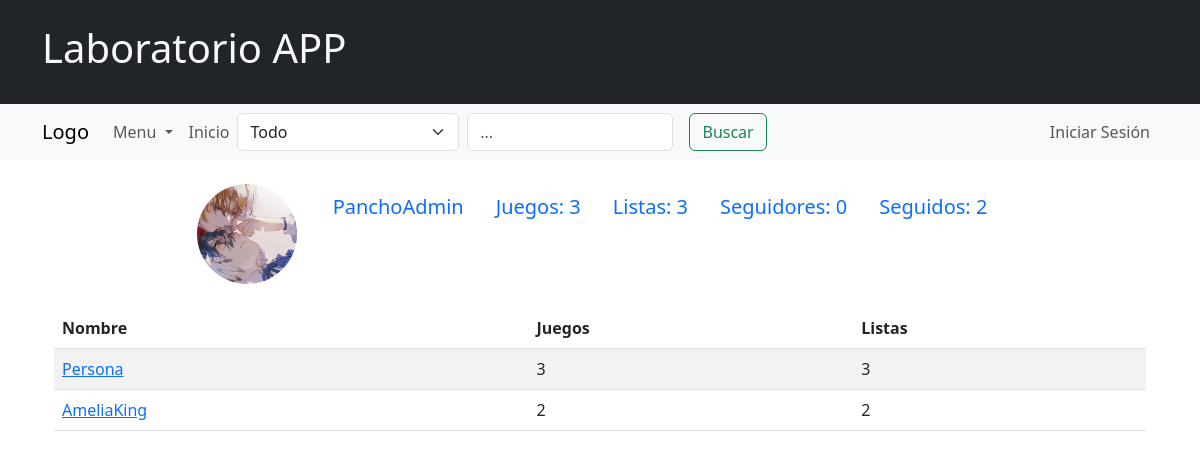
The app's page /follow/2 with its own data.
### domain/models.py (models this page shows, shortened)
class Usuario(models.Model):
    nickname = models.CharField(max_length=30, unique=True)
    foto = models.ImageField(upload_to="media/usuarios/", default="media/usuarios/generica.jpg")
    cuenta = models.OneToOneField(User, on_delete=models.CASCADE)
    objects = UsuarioManager()
    def __str__(self):
        return self.nickname
    def cant_listas_de_juegos(self):
        return self.listas_de_juegos.count()
    def cant_juegos_jugados(self):
        return self.reseñas.count()
    def cant_seguidores(self):
        return self.seguido_por.count()
    def cant_seguidos(self):
        return self.sigue_a.count()

### domain/views.py (the view)
# urls.py: path('follow/<int:id>', SeguidosController.as_view(),name='follow'),
class SeguidosController(TemplateView):
    template_name = "accounts/seguidos.html"
    def get_context_data(self, **kwargs):
        context = super().get_context_data(**kwargs)
        user_id = self.kwargs.get('id')
        usuario = Usuario.objects.get(id=user_id)
        user_session = Usuario.objects.get_user_from_request(self.request)
        loSigue = Siguen.objects.filter(seguidor=user_session, seguido=usuario).exists()
        seguidos_relacion = usuario.sigue_a.all()
        seguidos = [relacion.seguido for relacion in seguidos_relacion]
        follows = self.get_seguidores_con_follow_session(seguidos, user_session)
        context['seguidos'] = follows
        context['losigue'] = loSigue
        context['user_session'] = user_session
        context['userinfo'] = usuario
        context['session'] = Usuario.objects.sesion_perfil_match(user_session,usuario)
        return context
    def get_seguidores_con_follow_session(self,seguidos,user_session):
        follows = []
        for seguidor in seguidos:
            follow = Siguen.objects.filter(seguidor=user_session, seguido=seguidor).exists()
            follows.append({
                    'user' : seguidor,
                    'follow': follow
                })
        print(follows)
        return follows

### domain/forms.py
class SearchForm(forms.Form):
    SEARCH_CHOICES = [
        ('all', 'Todo'),
        ('games', 'Juegos'),
        ('users', 'Usuarios'),
        ('game_lists', 'Listas de Juegos')
    ]
    query = forms.CharField(max_length=100, required=True, widget=forms.TextInput(attrs={
        'placeholder': '¿Que estas pensando?...'
    }))
    search_type = forms.ChoiceField(choices=SEARCH_CHOICES, required=True)

### domain/context_processors.py (called while the page is built)
def search_form(request):
    return {'search_form': SearchForm()}

### domain/models.py (called while the page is built)
    def get_user_from_request(self, request):
        if request.user.is_authenticated:
            try:
                return self.get(cuenta=request.user)
            except self.model.DoesNotExist:
                return None
        return None

    def sesion_perfil_match(self,user_session,user):
        session=False
        if user_session:
            session = user == user_session
        return session

### domain/templates/accounts/seguidos.html (shortened to what this page needs)
<!DOCTYPE html>
{% extends 'accounts/profile.html' %}
{% block content %}
<div class="container">
  <table class="table table-striped">
    <thead>
      <tr>
        <th scope="col">Nombre</th>
        <th scope="col">Juegos</th>
        <th scope="col">Listas</th>
      </tr>
    </thead>
    <tbody>
      {% for seguido in seguidos %}
      <tr>
        <td>
          <a href="{% url 'profile' id=seguido.user.id %}">{{ seguido.user.nickname }}</a>
        </td>
        <td>{{ seguido.user.cant_juegos_jugados }}</td>
        <td>{{ seguido.user.cant_listas_de_juegos }}</td>
      </tr>
      {% endfor %}
    </tbody>
  </table>
</div>
{% endblock %}

### domain/templates/navs/profile_nav.html (shortened to what this page needs)
<!DOCTYPE html>
<html lang="en">
<head>
</head>
<body>
<div class="container">
    <br>
    <ul class="nav justify-content-center">
        {% if session %}
        <li class="nav-item">
            <img src="{{ user_session.foto.url }}" alt="Foto de perfil" class="profile-img">
        </li>
        <li class="nav-item">
          <a class="nav-link active" aria-current="page" href="{% url 'profile' id=user_session.id %}">
              <span class="fs-5">{{ user_session }}</span>
          </a>
      </li>
        <li class="nav-item">
            <a href="{% url 'edit_profile' %}" class="btn btn-primary">
                <span class="fs-5">Editar Perfil</span>
            </a>
        </li>
        <li class="nav-item">
            <a class="nav-link active" aria-current="page" href="{% url 'yourGames' id_usuario=user_session.id %}">
                <span class="fs-5">Juegos: {{ user_session.cant_juegos_jugados }}</span>
            </a>
        </li>
        <li class="nav-item">
            <a class="nav-link" href="{% url 'yourLists' id_usuario=user_session.id %}">
                <span class="fs-5">Listas: {{ user_session.cant_listas_de_juegos }}</span>
            </a>
        </li>
        <li class="nav-item">
            <a class="nav-link" href="{% url 'followers' id=user_session.id %}">
                <span class="fs-5">Seguidores: {{ user_session.cant_seguidores }}</span>
            </a>
        </li>
        <li class="nav-item">
            <a class="nav-link" href="{% url 'follow' id=user_session.id %}">
                <span class="fs-5">Seguidos: {{ user_session.cant_seguidos }}</span>
            </a>
        </li>
        {% else %}
        <li class="nav-item">
          <img src="{{ userinfo.foto.url }}" alt="Foto de perfil" class="profile-img">
        </li>
        <li class="nav-item">
          <a class="nav-link active" aria-current="page" href="{% url 'profile' id=userinfo.id %}">
              <span class="fs-5">{{ userinfo }}</span>
          </a>
        </li>
        <li class="nav-item">
            <a class="nav-link" href="{% url 'yourGames' id_usuario=userinfo.id %}">
                <span class="fs-5">Juegos: {{ userinfo.cant_juegos_jugados }}</span>
            </a>
        </li>
        <li class="nav-item">
            <a class="nav-link" href="{% url 'yourLists' id_usuario=userinfo.id %}">
                <span class="fs-5">Listas: {{ userinfo.cant_listas_de_juegos }}</span>
            </a>
        </li>
        <li class="nav-item">
            <a class="nav-link" href="{% url 'followers' id=userinfo.id %}">
                <span class="fs-5">Seguidores: {{ userinfo.cant_seguidores }}</span>
            </a>
        </li>
        <li class="nav-item">
            <a class="nav-link" href="{% url 'follow' id=userinfo.id %}">
                <span class="fs-5">Seguidos: {{ userinfo.cant_seguidos }}</span>
            </a>
        </li>
        {% endif %}
    </ul>
</div>
</body>
</html>

### static/domain/styles.css (style rules this page uses)
img { width: 200px; height: 200px; object-fit: contain; }

### domain/templates/navs/profile_nav.html (style rules this page uses)
.profile-img { width: 100px; height: 100px; object-fit: cover; border-radius: 50%; margin-right: 20px; }

### records on screen
Usuario: foto (picture), nickname "PanchoAdmin", cant_juegos_jugados "3", cant_listas_de_juegos "3", cant_seguidores "0", cant_seguidos "2"
Usuario: user.nickname "Persona", user.cant_juegos_jugados "3", user.cant_listas_de_juegos "3"
Usuario: user.nickname "AmeliaKing", user.cant_juegos_jugados "2", user.cant_listas_de_juegos "2"
